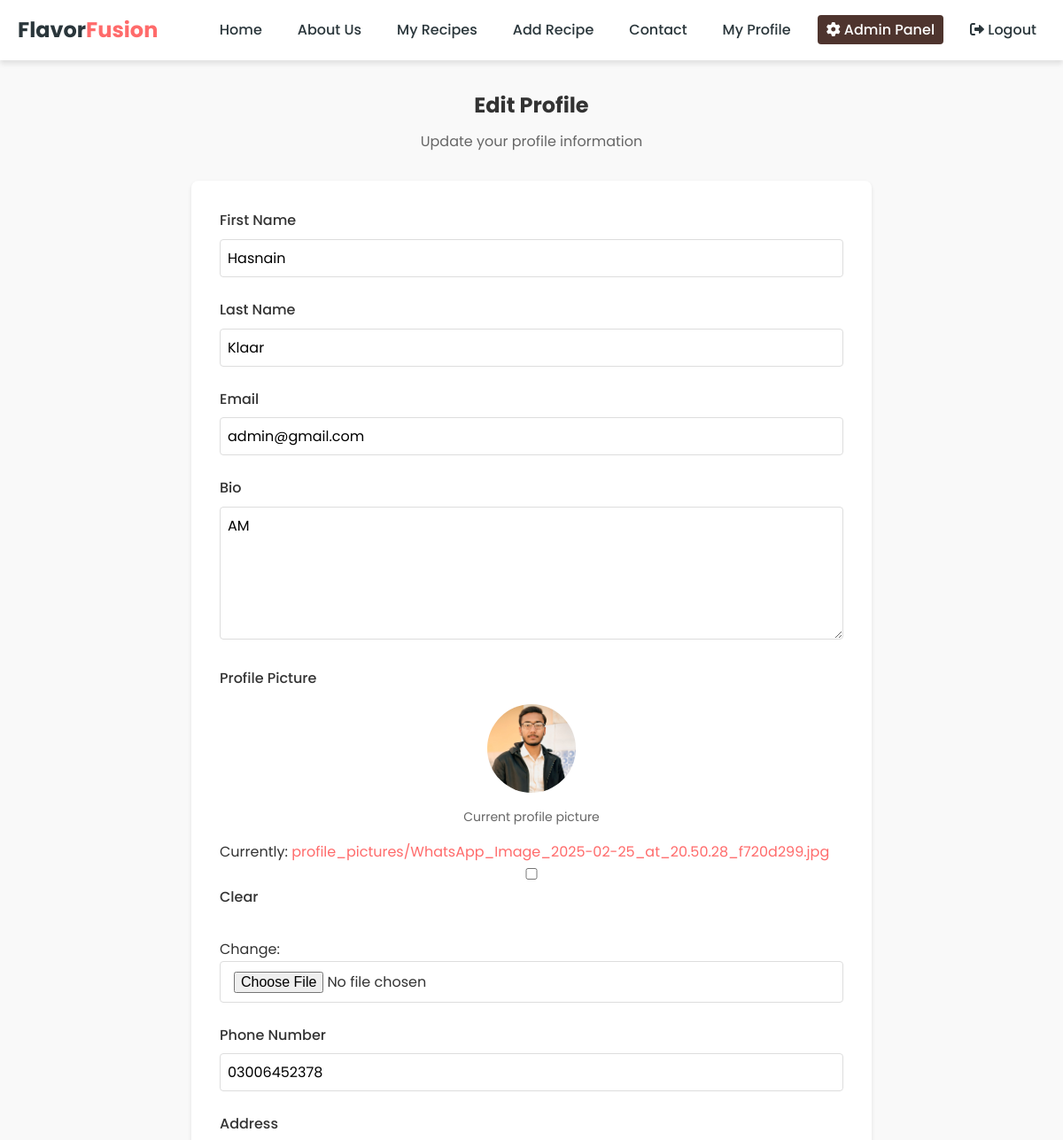
Before: /profile/edit/ (signed in, upper part) with the older database file.
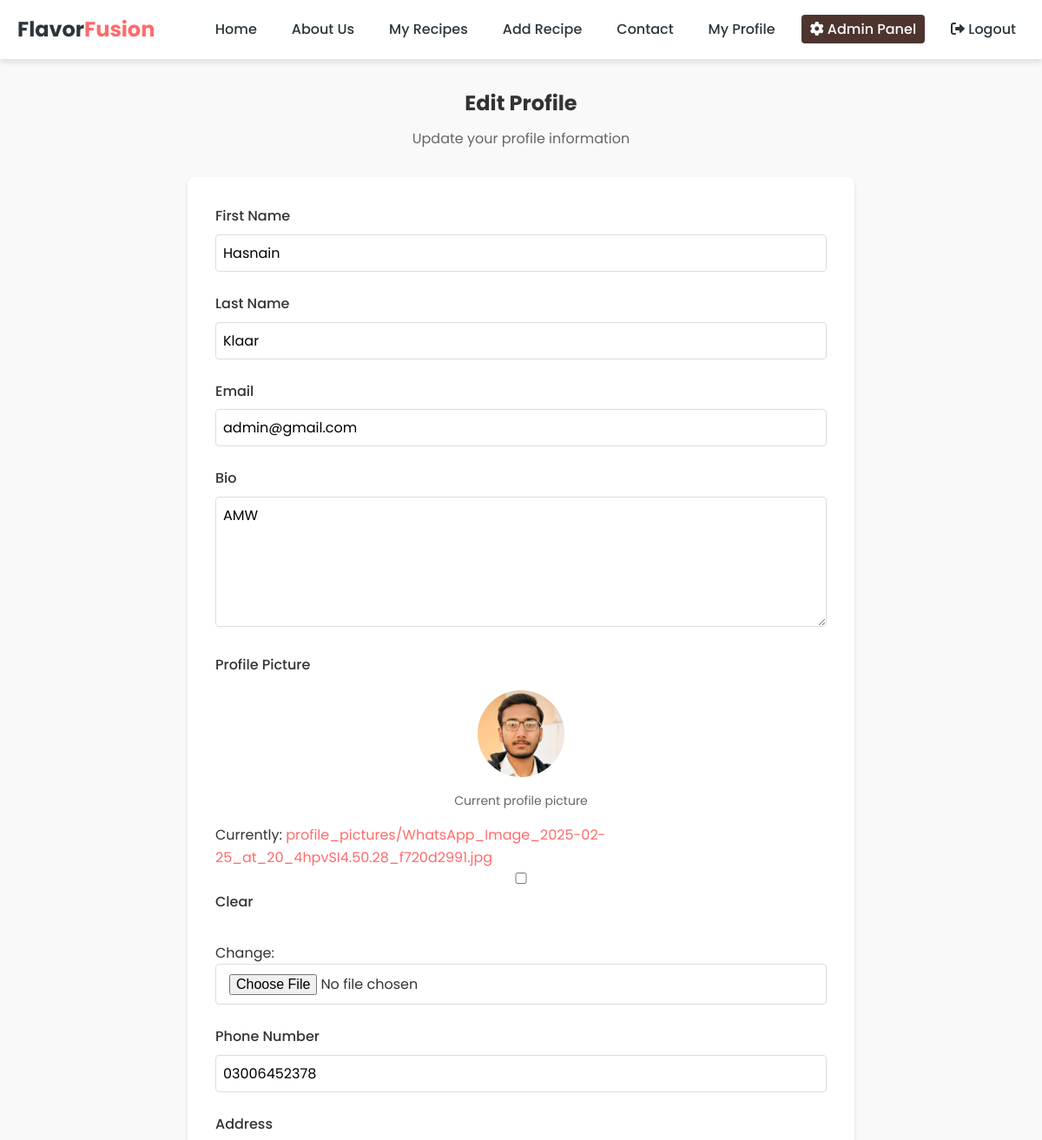
After: the same page with the newer database file.
### recipes/models.py (models this page shows, shortened)
class User(AbstractUser):
    role = models.CharField(max_length=10, default='user')
    bio = models.TextField(max_length=500, blank=True)
    profile_picture = models.ImageField(upload_to='profile_pictures/', null=True, blank=True)
    phone_number = models.CharField(max_length=15, blank=True)
    address = models.TextField(max_length=200, blank=True)

### recipes/views.py (the view)
# urls.py: path('profile/edit/', views.profile_edit, name='profile_edit'),
@login_required
def profile_edit(request, user_id=None):
    if user_id:
        if not request.user.is_staff and str(request.user.id) != str(user_id):
            messages.error(request, "You don't have permission to edit this profile.")
            return redirect('profile_view')
        user = get_object_or_404(User, id=user_id)
    else:
        user = request.user
    if request.method == 'POST':
        form = UserProfileForm(request.POST, request.FILES, instance=user)
        if form.is_valid():
            form.save()
            messages.success(request, 'Profile updated successfully!')
            return redirect('profile_view', user_id=user.id if user_id else None)
    else:
        form = UserProfileForm(instance=user)
    return render(request, 'recipes/profile_edit.html', {
        'form': form,
        'profile_user': user
    })

### recipes/forms.py
class UserProfileForm(forms.ModelForm):
    class Meta:
        model = User
        fields = ['first_name', 'last_name', 'email', 'bio', 'profile_picture', 'phone_number', 'address']
        widgets = {
            'bio': forms.Textarea(attrs={'rows': 4}),
            'address': forms.Textarea(attrs={'rows': 2}),
        }

### templates/recipes/profile_edit.html (shortened to what this page needs)
{% extends 'base.html' %}
{% load static %}
{% block content %}
    <section class="profile-edit-section">
        <div class="profile-edit-container">
            <div class="profile-edit-header">
                <h1>Edit Profile</h1>
                <p>Update your profile information</p>
            </div>
            <form method="post" enctype="multipart/form-data" class="profile-edit-form">
                <div class="form-group">
                    <label for="{{ form.first_name.id_for_label }}">First Name</label>
                    {{ form.first_name }}
                </div>
                <div class="form-group">
                    <label for="{{ form.last_name.id_for_label }}">Last Name</label>
                    {{ form.last_name }}
                </div>
                <div class="form-group">
                    <label for="{{ form.email.id_for_label }}">Email</label>
                    {{ form.email }}
                </div>
                <div class="form-group">
                    <label for="{{ form.bio.id_for_label }}">Bio</label>
                    {{ form.bio }}
                </div>
                <div class="form-group">
                    <label for="{{ form.profile_picture.id_for_label }}">Profile Picture</label>
                    {% if profile_user.profile_picture %}
                        <div class="current-image">
                            <img src="{{ profile_user.profile_picture.url }}"
                                 alt="Current profile picture"
                                 width="100"
                                 height="100">
                            <p>Current profile picture</p>
                        </div>
                    {% endif %}
                    {{ form.profile_picture }}
                </div>
                <div class="form-group">
                    <label for="{{ form.phone_number.id_for_label }}">Phone Number</label>
                    {{ form.phone_number }}
                </div>
                <div class="form-group">
                    <label for="{{ form.address.id_for_label }}">Address</label>
                </div>
            </form>
        </div>
    </section>
{% endblock %}

Changed rows visible on the page:
changed User "Hasnain": bio "AM" → "AMW"; profile_picture: a different picture
Other visible differences:
text no longer shown: "Currently: profile_pictures/WhatsApp_Image_2025-02-25_at_20.50.28_f720d299.jpg Clear Change:"
text now shown: "Currently: profile_pictures/WhatsApp_Image_2025-02-25_at_20_4hpvSI4.50.28_f720d2991.jpg Clear Change:"
